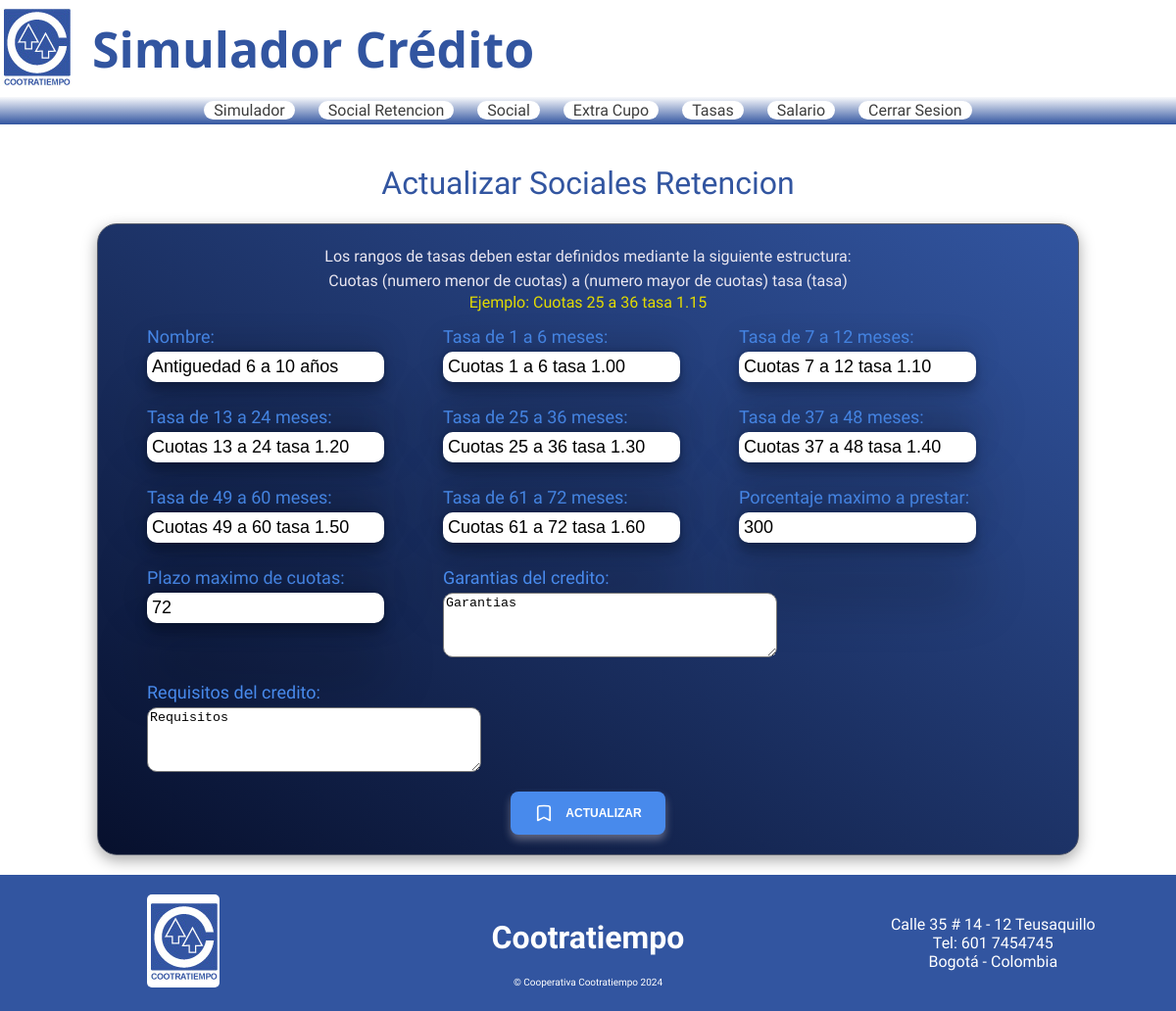
The app's page /socialesretencion/2/update/ (signed in), older data.
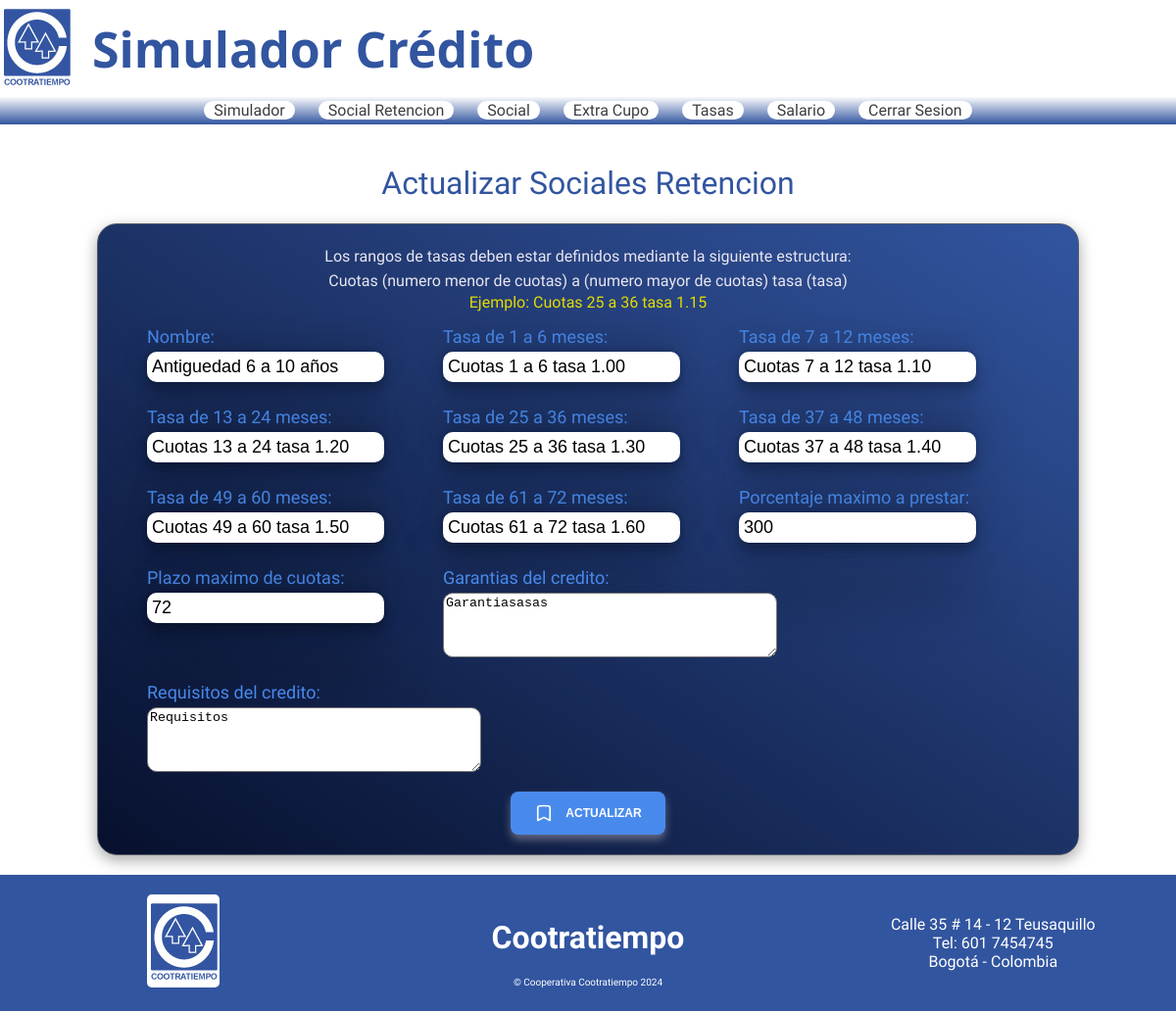
The same page, newer data.
### simulador/models.py (models this page shows, shortened)
class SocialesRetencion(models.Model):
    name = models.CharField(max_length=100, unique=True)
    rango1 = models.CharField(max_length=200)
    rango2 = models.CharField(max_length=200)
    rango3 = models.CharField(max_length=200)
    rango4 = models.CharField(max_length=200)
    rango5 = models.CharField(max_length=200)
    rango6 = models.CharField(max_length=200)
    rango7 = models.CharField(max_length=200)
    aportesMax = models.IntegerField()
    plazoMax = models.IntegerField()
    garantia = models.TextField(max_length=500)
    requisitos = models.TextField(max_length=500)

### simulador/views.py (the view)
# urls.py: path('socialesretencion/<int:id>/update/', views.update_socialRetencion, name="socialesretencion_update"),
@login_required
def update_socialRetencion(request, id):
    socialesReten = get_object_or_404(SocialesRetencion, id=id)
    if request.method == 'POST':
        form = SocialesRetencionForm(request.POST, instance=socialesReten)
        if form.is_valid():
            form.save()
            return redirect('/socialesretencion')
    else:
        form = SocialesRetencionForm(instance=socialesReten)
    return render(request, 'socialesretencion/updatesocialesretencion.html', {'form': form})

### simulador/forms.py
class SocialesRetencionForm(forms.ModelForm):
    class Meta:
        model = SocialesRetencion
        fields = ['name', 'rango1', 'rango2', 'rango3', 'rango4', 'rango5', 'rango6', 'rango7', 'aportesMax', 'plazoMax', 'garantia', 'requisitos']
        labels = {
            'name': 'Nombre',
            'rango1': 'Tasa de 1 a 6 meses',
            'rango2': 'Tasa de 7 a 12 meses',
            'rango3': 'Tasa de 13 a 24 meses',
            'rango4': 'Tasa de 25 a 36 meses',
            'rango5': 'Tasa de 37 a 48 meses',
            'rango6': 'Tasa de 49 a 60 meses',
            'rango7': 'Tasa de 61 a 72 meses',
            'aportesMax': 'Porcentaje maximo a prestar',
            'plazoMax': 'Plazo maximo de cuotas',
            'garantia': 'Garantias del credito',
            'requisitos': 'Requisitos del credito'
        }

### simulador/templates/socialesretencion/updatesocialesretencion.html (shortened to what this page needs)
{% extends "base.html" %}
{% load static %}
{% load humanize %}
{% block styles %}
    <link href="{% static "css/deudaaporte/deudaaporte.css" %}" rel="stylesheet">
{% endblock styles %}
{% block content %}
<div class="update-form">
    <h1>Actualizar Sociales Retencion</h1>
    <form method="POST">
        <p class="example">Los rangos de tasas deben estar definidos mediante la siguiente estructura:</p>
        <p class="example">Cuotas (numero menor de cuotas) a (numero mayor de cuotas) tasa (tasa)</p>
        <p class="exam">Ejemplo: Cuotas 25 a 36 tasa 1.15</p>
        <div class="form">
            {{form.as_p}}
        </div>
        <button class="save" type="submit">
            <svg
            aria-hidden="true"
            stroke="currentColor"
            stroke-width="2"
            viewBox="0 0 24 24"
            fill="none"
            xmlns="http://www.w3.org/2000/svg"
          >
            <path
              d="M17.593 3.322c1.1.128 1.907 1.077 1.907 2.185V21L12 17.25 4.5 21V5.507c0-1.108.806-2.057 1.907-2.185a48.507 48.507 0 0111.186 0z"
              stroke-linejoin="round"
              stroke-linecap="round"
            ></path>
          </svg>Actualizar</button>
    </form>
</div>
{% endblock content %}

Row changes from the older to the newer data that the page shows:
changed SocialesRetencion "Antiguedad 6 a 10 años": garantia "Garantias" → "Garantiasasas"
